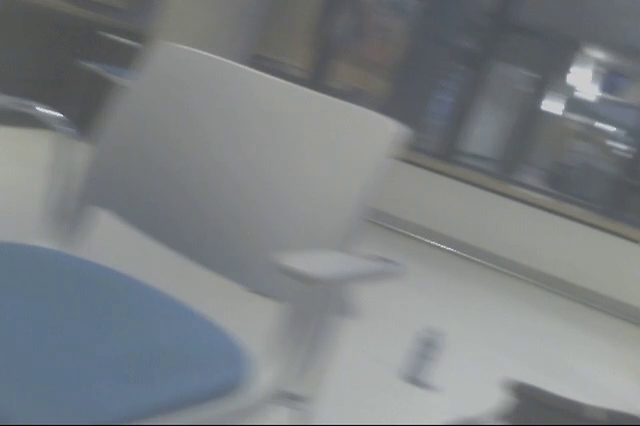
#> input picture frame 37 of data/videos/video3.mov, 640 x 426 px
$ python sample_frames_25_per_video.py   (older library calls are emulated)
#> lines starting #> are read from the running program, lines starting #| are printed output that depends on the picture
### restoration/metrics.py
"""
Pure measurement helpers shared by eval_dataset_a.py and eval_dataset_b.py.

No YOLO here -- precision/recall/mAP need the model loaded, so they live
in the eval scripts. This module only knows about pixels and time.
"""

import time
from functools import wraps

import numpy as np
from skimage.metrics import peak_signal_noise_ratio, structural_similarity


# [16 lines left out: functions psnr, ssim, not called in this run]


def sharpness(image):
    """
    Variance of the Laplacian: a cheap proxy for how in-focus/blurry a
    frame is. Higher = sharper. Used by sample_frames.py to bucket real
    video frames across the sharp -> heavily-blurred range, and could
    later drive an adaptive filter-selection threshold.
    """
    import cv2

    gray = cv2.cvtColor(image, cv2.COLOR_BGR2GRAY) if image.ndim == 3 else image
    return cv2.Laplacian(gray, cv2.CV_64F).var()


# [19 lines left out: function timed, not called in this run]

### archive/exploratory/restoration/sample_frames_25_per_video.py
"""
Extracts a representative subset of frames from each real cane-sweep
video (data/videos/video1.mov .. video7.mov) for Dataset B.

Rather than keeping every frame (a 20s clip at 30fps is 600
near-duplicate frames), this scores every frame by sharpness
(variance of Laplacian, see metrics.sharpness) and samples frames
spread evenly across the observed sharpness range -- so the ~25 frames
kept per video span sharp / moderately-blurred / heavily-blurred,
instead of being biased toward whatever the camera happened to see
most.

Usage:
    python -m restoration.sample_frames
"""

import os

import cv2
import numpy as np

from restoration.metrics import sharpness

VIDEO_DIR = "data/videos"
OUTPUT_DIR = "data/frames_real"
FRAMES_PER_VIDEO = 25
SHARPNESS_BUCKETS = 5  # sharpness range is split into this many bins;
                        # frames are drawn evenly from each bin


def extract_candidate_frames(video_path, stride=3):
    """
    Reads every `stride`-th frame (skip near-duplicates cheaply) and
    returns a list of (frame_index, frame, sharpness_score).
    """
#> called with video_path = 'data/videos/video3.mov', stride = 3
    cap = cv2.VideoCapture(video_path)
    candidates = []
    frame_index = 0

    while True:
        ret, frame = cap.read()
#> frame is the input picture: shape (426, 640, 3); mean B, G, R 131.2, 128.4, 123.4
        if not ret:
            break
        if frame_index % stride == 0:
            candidates.append((frame_index, frame, sharpness(frame)))
#> in sharpness, `gray = cv2.cvtColor(image, cv2.COLOR_BGR2GRAY) if image.ndim == 3 else..`:
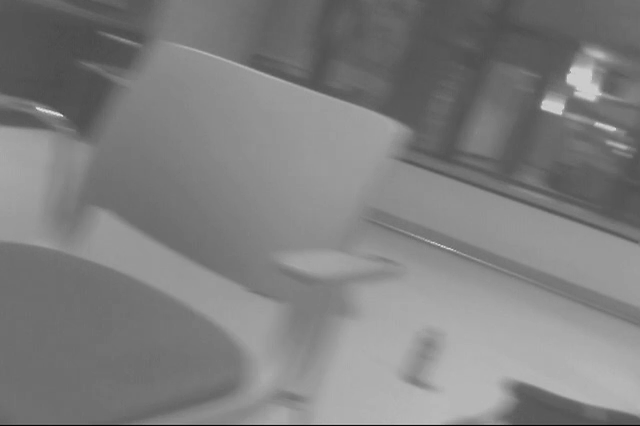
#> gray: shape (426, 640); min 2, max 229, mean 127.1
        frame_index += 1

    cap.release()
    return candidates


def select_representative_frames(candidates, n_frames, n_buckets):
    """
    Buckets candidates by sharpness into n_buckets equal-width bins,
    then samples ~n_frames/n_buckets evenly-spaced frames from each
    non-empty bin. Falls back gracefully if a bucket is sparse.
    """
    if not candidates:
        return []

    scores = np.array([c[2] for c in candidates])
    lo, hi = scores.min(), scores.max()

    if hi == lo:
        # Degenerate case: uniform sharpness throughout. Just take an
        # evenly-spaced sample across the whole video.
        indices = np.linspace(0, len(candidates) - 1, n_frames).astype(int)
        return [candidates[i] for i in sorted(set(indices))]

    bucket_edges = np.linspace(lo, hi, n_buckets + 1)
    per_bucket = max(1, n_frames // n_buckets)

    selected = []
    for b in range(n_buckets):
        low, high = bucket_edges[b], bucket_edges[b + 1]
        in_bucket = [c for c in candidates if low <= c[2] <= high]
        if not in_bucket:
            continue
        in_bucket.sort(key=lambda c: c[0])  # keep temporal order
        step = max(1, len(in_bucket) // per_bucket)
        selected.extend(in_bucket[::step][:per_bucket])

    return selected


def process_video(video_path, output_dir, n_frames, n_buckets):
    candidates = extract_candidate_frames(video_path)
    selected = select_representative_frames(candidates, n_frames, n_buckets)

    os.makedirs(output_dir, exist_ok=True)
    for frame_index, frame, score in selected:
        filename = f"frame_{frame_index:05d}_sharp{score:.1f}.jpg"
        cv2.imwrite(os.path.join(output_dir, filename), frame)

    return len(selected)


def main():
    video_files = sorted(f for f in os.listdir(VIDEO_DIR) if f.endswith(".mov"))

    for video_file in video_files:
        video_name = os.path.splitext(video_file)[0]
        video_path = os.path.join(VIDEO_DIR, video_file)
        output_dir = os.path.join(OUTPUT_DIR, video_name)

        count = process_video(
            video_path, output_dir, FRAMES_PER_VIDEO, SHARPNESS_BUCKETS
        )
        print(f"{video_file}: saved {count} frames -> {output_dir}")


if __name__ == "__main__":
    main()
